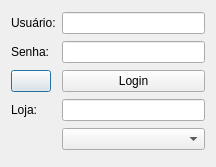
<?xml version="1.0" encoding="UTF-8"?>
<ui version="4.0">
 <class>LoginDialog</class>
 <widget class="QDialog" name="LoginDialog">
  <property name="geometry">
   <rect>
    <x>0</x>
    <y>0</y>
    <width>216</width>
    <height>167</height>
   </rect>
  </property>
  <property name="windowTitle">
   <string>ERP Login</string>
  </property>
  <property name="locale">
   <locale language="Portuguese" country="Brazil"/>
  </property>
  <layout class="QGridLayout" name="gridLayout_2">
   <item row="1" column="5">
    <widget class="QLineEdit" name="lineEditPass">
     <property name="echoMode">
      <enum>QLineEdit::Password</enum>
     </property>
    </widget>
   </item>
   <item row="1" column="4">
    <widget class="QLabel" name="labelPass">
     <property name="text">
      <string>Senha:</string>
     </property>
    </widget>
   </item>
   <item row="2" column="4">
    <widget class="QPushButton" name="pushButtonConfig">
     <property name="sizePolicy">
      <sizepolicy hsizetype="Fixed" vsizetype="Fixed">
       <horstretch>0</horstretch>
       <verstretch>0</verstretch>
      </sizepolicy>
     </property>
     <property name="text">
      <string/>
     </property>
     <property name="icon">
      <iconset resource="../qrs/resources.qrc">
       <normaloff>:/gear.png</normaloff>:/gear.png</iconset>
     </property>
     <property name="flat">
      <bool>false</bool>
     </property>
    </widget>
   </item>
   <item row="0" column="4">
    <widget class="QLabel" name="labelUser">
     <property name="text">
      <string>Usuário:</string>
     </property>
    </widget>
   </item>
   <item row="3" column="5">
    <widget class="QLineEdit" name="lineEditHostname">
     <property name="text">
      <string/>
     </property>
    </widget>
   </item>
   <item row="0" column="5">
    <widget class="QLineEdit" name="lineEditUser"/>
   </item>
   <item row="3" column="4">
    <widget class="QLabel" name="labelHostname">
     <property name="text">
      <string>Loja:</string>
     </property>
    </widget>
   </item>
   <item row="2" column="5">
    <widget class="QPushButton" name="pushButtonLogin">
     <property name="text">
      <string>Login</string>
     </property>
    </widget>
   </item>
   <item row="4" column="5">
    <widget class="QComboBox" name="comboBoxLoja">
     <item>
      <property name="text">
       <string/>
      </property>
     </item>
    </widget>
   </item>
  </layout>
 </widget>
 <tabstops>
  <tabstop>lineEditUser</tabstop>
  <tabstop>lineEditPass</tabstop>
 </tabstops>
 <resources>
  <include location="../qrs/resources.qrc"/>
 </resources>
 <connections/>
</ui>
